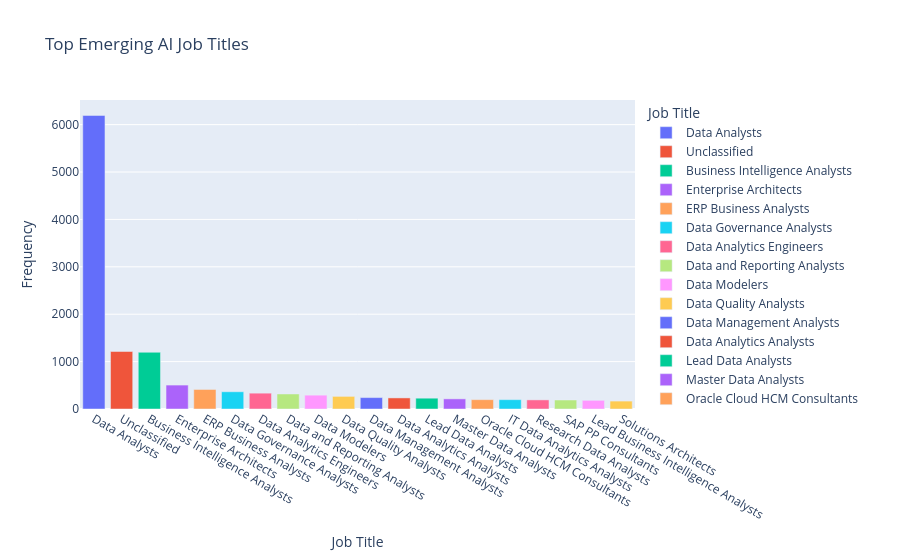

The cell this chart's notebook holds for it:
### Markdown cell above
### Q4: Emerging AI Job

### Code cell
job_title_counts = df[df['AI_JOB']]['TITLE_NAME'].value_counts().head(20).reset_index()
job_title_counts.columns = ['Job_Title', 'Count']

fig = px.bar(job_title_counts, x='Job_Title', y='Count',
             title="Top Emerging AI Job Titles",
             labels={'Job_Title': 'Job Title', 'Count': 'Frequency'},
             color='Job_Title')

fig.show()

### Figure 1 — Plotly figure (JSON) as saved in the notebook; plotly's stock layout.template omitted (floating-point values rounded to 4 significant figures)
{"data": [{"hovertemplate": "Job Title=%{x}<br>Frequency=%{y}<extra></extra>", "legendgroup": "Data Analysts", "marker": {"color": "#636efa", "pattern": {"shape": ""}}, "name": "Data Analysts", "orientation": "v", "showlegend": true, "textposition": "auto", "type": "bar", "x": ["Data Analysts"], "xaxis": "x", "y": [6194], "yaxis": "y"}, {"hovertemplate": "Job Title=%{x}<br>Frequency=%{y}<extra></extra>", "legendgroup": "Unclassified", "marker": {"color": "#EF553B", "pattern": {"shape": ""}}, "name": "Unclassified", "orientation": "v", "showlegend": true, "textposition": "auto", "type": "bar", "x": ["Unclassified"], "xaxis": "x", "y": [1214], "yaxis": "y"}, {"hovertemplate": "Job Title=%{x}<br>Frequency=%{y}<extra></extra>", "legendgroup": "Business Intelligence Analysts", "marker": {"color": "#00cc96", "pattern": {"shape": ""}}, "name": "Business Intelligence Analysts", "orientation": "v", "showlegend": true, "textposition": "auto", "type": "bar", "x": ["Business Intelligence Analysts"], "xaxis": "x", "y": [1197], "yaxis": "y"}, {"hovertemplate": "Job Title=%{x}<br>Frequency=%{y}<extra></extra>", "legendgroup": "Enterprise Architects", "marker": {"color": "#ab63fa", "pattern": {"shape": ""}}, "name": "Enterprise Architects", "orientation": "v", "showlegend": true, "textposition": "auto", "type": "bar", "x": ["Enterprise Architects"], "xaxis": "x", "y": [505], "yaxis": "y"}, {"hovertemplate": "Job Title=%{x}<br>Frequency=%{y}<extra></extra>", "legendgroup": "ERP Business Analysts", "marker": {"color": "#FFA15A", "pattern": {"shape": ""}}, "name": "ERP Business Analysts", "orientation": "v", "showlegend": true, "textposition": "auto", "type": "bar", "x": ["ERP Business Analysts"], "xaxis": "x", "y": [412], "yaxis": "y"}, {"hovertemplate": "Job Title=%{x}<br>Frequency=%{y}<extra></extra>", "legendgroup": "Data Governance Analysts", "marker": {"color": "#19d3f3", "pattern": {"shape": ""}}, "name": "Data Governance Analysts", "orientation": "v", "showlegend": true, "textposition": "auto", "type": "bar", "x": ["Data Governance Analysts"], "xaxis": "x", "y": [364], "yaxis": "y"}, {"hovertemplate": "Job Title=%{x}<br>Frequency=%{y}<extra></extra>", "legendgroup": "Data Analytics Engineers", "marker": {"color": "#FF6692", "pattern": {"shape": ""}}, "name": "Data Analytics Engineers", "orientation": "v", "showlegend": true, "textposition": "auto", "type": "bar", "x": ["Data Analytics Engineers"], "xaxis": "x", "y": [334], "yaxis": "y"}, {"hovertemplate": "Job Title=%{x}<br>Frequency=%{y}<extra></extra>", "legendgroup": "Data and Reporting Analysts", "marker": {"color": "#B6E880", "pattern": {"shape": ""}}, "name": "Data and Reporting Analysts", "orientation": "v", "showlegend": true, "textposition": "auto", "type": "bar", "x": ["Data and Reporting Analysts"], "xaxis": "x", "y": [317], "yaxis": "y"}, {"hovertemplate": "Job Title=%{x}<br>Frequency=%{y}<extra></extra>", "legendgroup": "Data Modelers", "marker": {"color": "#FF97FF", "pattern": {"shape": ""}}, "name": "Data Modelers", "orientation": "v", "showlegend": true, "textposition": "auto", "type": "bar", "x": ["Data Modelers"], "xaxis": "x", "y": [292], "yaxis": "y"}, {"hovertemplate": "Job Title=%{x}<br>Frequency=%{y}<extra></extra>", "legendgroup": "Data Quality Analysts", "marker": {"color": "#FECB52", "pattern": {"shape": ""}}, "name": "Data Quality Analysts", "orientation": "v", "showlegend": true, "textposition": "auto", "type": "bar", "x": ["Data Quality Analysts"], "xaxis": "x", "y": [266], "yaxis": "y"}, {"hovertemplate": "Job Title=%{x}<br>Frequency=%{y}<extra></extra>", "legendgroup": "Data Management Analysts", "marker": {"color": "#636efa", "pattern": {"shape": ""}}, "name": "Data Management Analysts", "orientation": "v", "showlegend": true, "textposition": "auto", "type": "bar", "x": ["Data Management Analysts"], "xaxis": "x", "y": [241], "yaxis": "y"}, {"hovertemplate": "Job Title=%{x}<br>Frequency=%{y}<extra></extra>", "legendgroup": "Data Analytics Analysts", "marker": {"color": "#EF553B", "pattern": {"shape": ""}}, "name": "Data Analytics Analysts", "orientation": "v", "showlegend": true, "textposition": "auto", "type": "bar", "x": ["Data Analytics Analysts"], "xaxis": "x", "y": [234], "yaxis": "y"}, {"hovertemplate": "Job Title=%{x}<br>Frequency=%{y}<extra></extra>", "legendgroup": "Lead Data Analysts", "marker": {"color": "#00cc96", "pattern": {"shape": ""}}, "name": "Lead Data Analysts", "orientation": "v", "showlegend": true, "textposition": "auto", "type": "bar", "x": ["Lead Data Analysts"], "xaxis": "x", "y": [228], "yaxis": "y"}, {"hovertemplate": "Job Title=%{x}<br>Frequency=%{y}<extra></extra>", "legendgroup": "Master Data Analysts", "marker": {"color": "#ab63fa", "pattern": {"shape": ""}}, "name": "Master Data Analysts", "orientation": "v", "showlegend": true, "textposition": "auto", "type": "bar", "x": ["Master Data Analysts"], "xaxis": "x", "y": [214], "yaxis": "y"}, {"hovertemplate": "Job Title=%{x}<br>Frequency=%{y}<extra></extra>", "legendgroup": "Oracle Cloud HCM Consultants", "marker": {"color": "#FFA15A", "pattern": {"shape": ""}}, "name": "Oracle Cloud HCM Consultants", "orientation": "v", "showlegend": true, "textposition": "auto", "type": "bar", "x": ["Oracle Cloud HCM Consultants"], "xaxis": "x", "y": [197], "yaxis": "y"}, {"hovertemplate": "Job Title=%{x}<br>Frequency=%{y}<extra></extra>", "legendgroup": "IT Data Analytics Analysts", "marker": {"color": "#19d3f3", "pattern": {"shape": ""}}, "name": "IT Data Analytics Analysts", "orientation": "v", "showlegend": true, "textposition": "auto", "type": "bar", "x": ["IT Data Analytics Analysts"], "xaxis": "x", "y": [197], "yaxis": "y"}, {"hovertemplate": "Job Title=%{x}<br>Frequency=%{y}<extra></extra>", "legendgroup": "Research Data Analysts", "marker": {"color": "#FF6692", "pattern": {"shape": ""}}, "name": "Research Data Analysts", "orientation": "v", "showlegend": true, "textposition": "auto", "type": "bar", "x": ["Research Data Analysts"], "xaxis": "x", "y": [192], "yaxis": "y"}, {"hovertemplate": "Job Title=%{x}<br>Frequency=%{y}<extra></extra>", "legendgroup": "SAP PP Consultants", "marker": {"color": "#B6E880", "pattern": {"shape": ""}}, "name": "SAP PP Consultants", "orientation": "v", "showlegend": true, "textposition": "auto", "type": "bar", "x": ["SAP PP Consultants"], "xaxis": "x", "y": [190], "yaxis": "y"}, {"hovertemplate": "Job Title=%{x}<br>Frequency=%{y}<extra></extra>", "legendgroup": "Lead Business Intelligence Analysts", "marker": {"color": "#FF97FF", "pattern": {"shape": ""}}, "name": "Lead Business Intelligence Analysts", "orientation": "v", "showlegend": true, "textposition": "auto", "type": "bar", "x": ["Lead Business Intelligence Analysts"], "xaxis": "x", "y": [183], "yaxis": "y"}, {"hovertemplate": "Job Title=%{x}<br>Frequency=%{y}<extra></extra>", "legendgroup": "Solutions Architects", "marker": {"color": "#FECB52", "pattern": {"shape": ""}}, "name": "Solutions Architects", "orientation": "v", "showlegend": true, "textposition": "auto", "type": "bar", "x": ["Solutions Architects"], "xaxis": "x", "y": [167], "yaxis": "y"}], "layout": {"barmode": "relative", "legend": {"title": {"text": "Job Title"}, "tracegroupgap": 0}, "title": {"text": "Top Emerging AI Job Titles"}, "xaxis": {"anchor": "y", "categoryarray": ["Data Analysts", "Unclassified", "Business Intelligence Analysts", "Enterprise Architects", "ERP Business Analysts", "Data Governance Analysts", "Data Analytics Engineers", "Data and Reporting Analysts", "Data Modelers", "Data Quality Analysts", "Data Management Analysts", "Data Analytics Analysts", "Lead Data Analysts", "Master Data Analysts", "Oracle Cloud HCM Consultants", "IT Data Analytics Analysts", "Research Data Analysts", "SAP PP Consultants", "Lead Business Intelligence Analysts", "Solutions Architects"], "categoryorder": "array", "domain": [0, 1], "title": {"text": "Job Title"}}, "yaxis": {"anchor": "x", "domain": [0, 1], "title": {"text": "Frequency"}}}}
